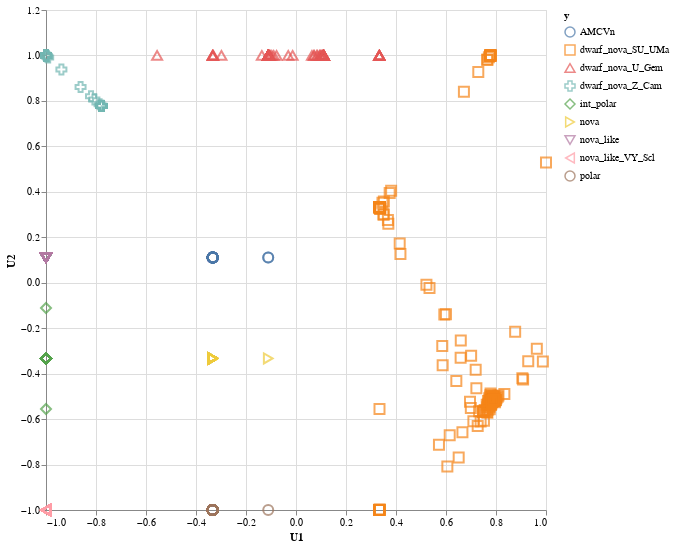

The notebook cell this image was saved under:
### Markdown cell above
### Using class probabilities as input

### Code cell
# Preliminaries
# If you try to create a plot that will directly embed a dataset with more than 5000 rows, you will see a MaxRowsError:
# This is not because Altair cannot handle larger datasets, but it is because it is important for the user to think carefully 
# about how large datasets are handled. As noted above in Why does Altair lead to such extremely large notebooks?, 
# it is quite easy to end up with very large notebooks if you make many visualizations of a large dataset, and this error 
# is a way of preventing that.
# If you are certain you would like to embed your dataset within the visualization specification, you can disable the 
# MaxRows check with the following:

alt.data_transformers.disable_max_rows()


# These are all our class probabilities from our original model.
labels2 = enc.classes_.tolist()
preds_train = mod.predict_proba(X_train)
preds_test = mod.predict_proba(X_test)

# Let's add some column names.
preds_train_df = pd.DataFrame()
for count, name in enumerate(labels2):
    preds_train_df[name] = preds_train[:,count]

preds_test_df = pd.DataFrame()
for count, name in enumerate(labels2):
    preds_test_df[name] = preds_test[:,count]


# Just alter the scalerfit to change the data that is used to scale the data.
scaler = StandardScaler()
scaler.fit(preds_train_df)
# preds_train_df = scaler.fit_transform(preds_train_df)
# preds_test_df = scaler.transform(preds_test_df)

# Change train depending on whether you want ugtm to use the training or test data for the latent space.
# Change test, and labels depending on whether you want to see the projections of the training or test data onto the latent space.
# Change X set which dataset you want to see the features for, this will be the same test.
train = preds_train_df # preds_train_df, preds_test_df, preds_train_orig_df
test = preds_test_df # preds_train_df, preds_test_df, preds_train_orig_df
labels = y_train # y_train_fnl, y_test_fnl, y_train
X_set = X_train # X_train_fnl, X_test_fnl, X_train_imp

gtm_model = ugtm.runGTM(train,verbose=False,k=10)

# Use the following if you want to see the projections of the test data onto the latent space.
# transformed=ugtm.transform(optimizedModel=gtm_model,train=train,test=test)

# mean projection
# mean position of each data point in latent space.
# Further information located here: https://ugtm.readthedocs.io/en/latest/ugtm.html?highlight=ugtm.matY#module-ugtm.ugtm_classes/
# For projection of test data use: mean_u = transformed.matMeans, otherwise use:
mean_u = gtm_model.matMeans
# mean_u = transformed.matMeans
#
mean_u = pd.DataFrame(mean_u, columns=['U1','U2'])

# Add the labels to the latent space. Since we are using the training data, we use y_train_fnl, otherwise use y_test_fnl.
mean_u_labels = mean_u.copy()
mean_u_labels['y'] = enc.inverse_transform(labels)
# If using either the non-resampled training data or the test data, use the following to append the original index.
mean_u_labels['index'] = X_train.index

# May also use. Actually you can't as this is just a scikit learn wrapper and does not contain the methods of the above.
gtm_model2 = eGTM(k=10,verbose=False).fit(train).transform(train)
mean_u2 = pd.DataFrame()
mean_u2['U1'] = gtm_model2[:,0]
mean_u2['U2'] = gtm_model2[:,1]

# Plot the latent space. But do so with a combination of different shapes and colours.

selection = alt.selection_point(fields=['series'], bind='legend')

alt.Chart(mean_u_labels, width=500, height=500).mark_point(size=100).encode(
    x='U1', 
    y='U2',
    color= 'y',
    shape='y',
    tooltip=['y', 'index']
    # opacity=alt.condition(selection, alt.value(1), alt.value(0.2))
    )

### Figure 1 — Vega-Lite specification as saved in the notebook (floating-point values rounded to 4 significant figures; data arrays with more than 128 entries replaced by an {"elided": "..."} marker saying what was removed)
{"config": {"view": {"continuousWidth": 300, "continuousHeight": 300}}, "data": {"name": "data-28fc039142396e22f16d43bc520b1ab7"}, "mark": {"type": "point", "size": 100}, "encoding": {"color": {"field": "y", "type": "nominal"}, "shape": {"field": "y", "type": "nominal"}, "tooltip": [{"field": "y", "type": "nominal"}, {"field": "index", "type": "quantitative"}], "x": {"field": "U1", "type": "quantitative"}, "y": {"field": "U2", "type": "quantitative"}}, "height": 500, "width": 500, "$schema": "https://vega.github.io/schema/vega-lite/v5.14.1.json", "datasets": {"data-28fc039142396e22f16d43bc520b1ab7": {"elided": "1007 records"}}}
